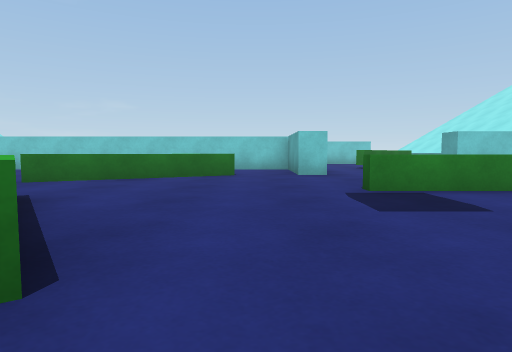
view 1 (above)

16 first-person views from a walk through a scene from a Unity 3-D project. The camera is 0.51 m above the floor, tilts 4° down and sees 75° across. The floor is counted in squares, 1 m on a side. Each view is taken from the middle of a square. On the plan, view 1 faces up. The plan holds only what a view shows up to about 9 squares ahead; the rest is blank. The place goes on beyond the plan. The player is left out.

view 2
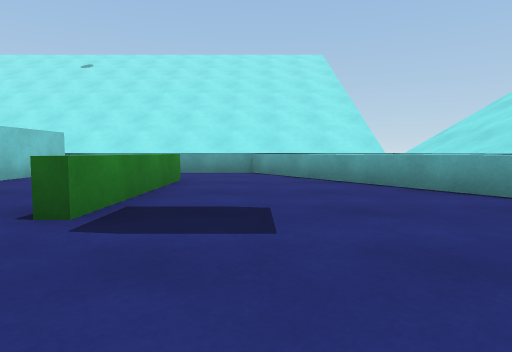

view 3
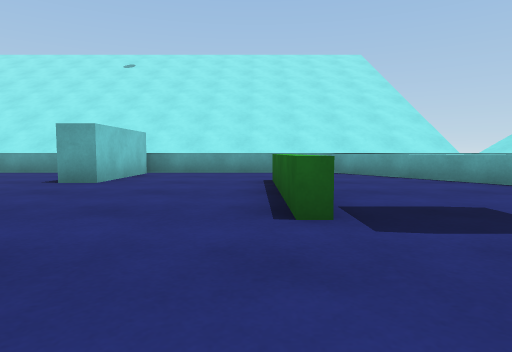

view 4
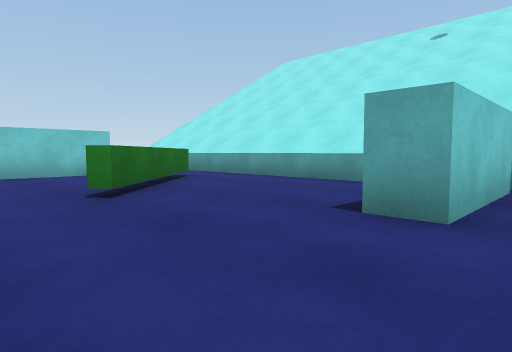

view 5
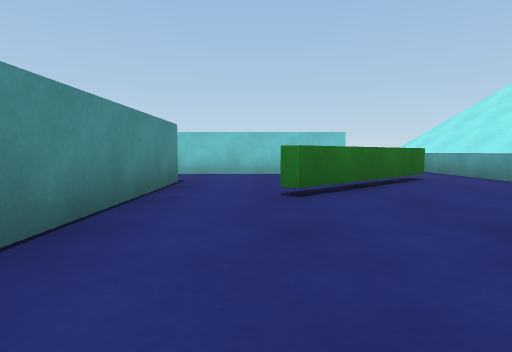

view 6
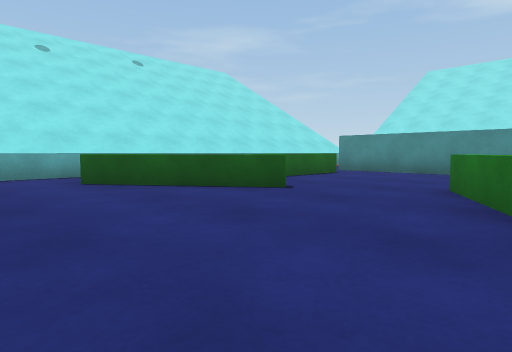

view 7
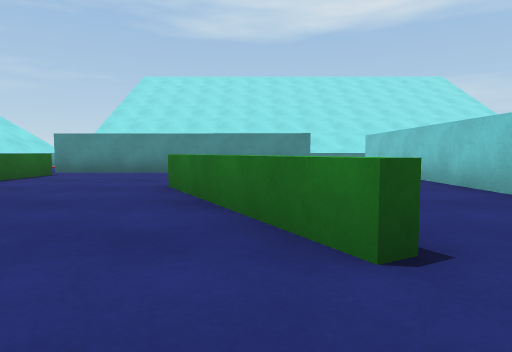

view 8
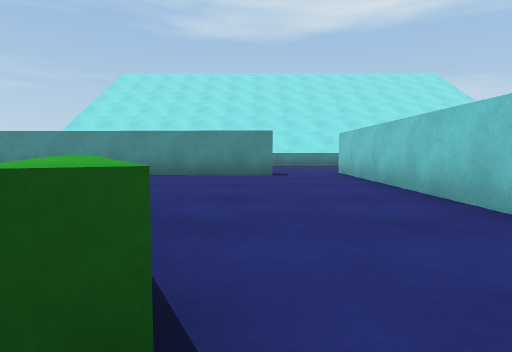

view 9
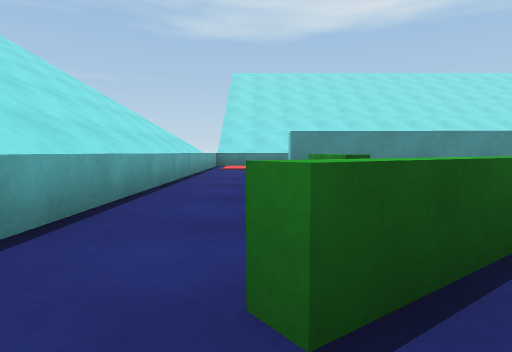

view 10
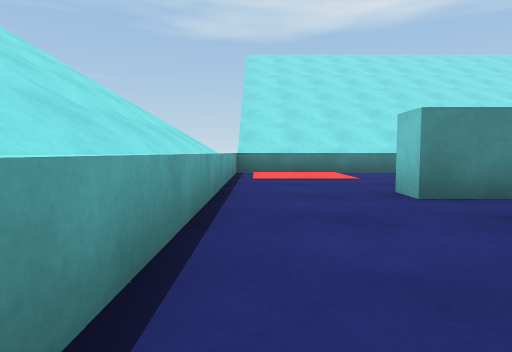

view 11
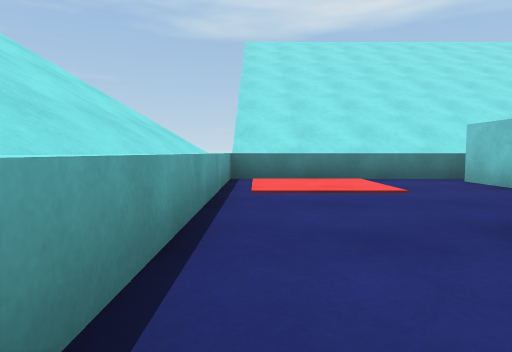

view 12
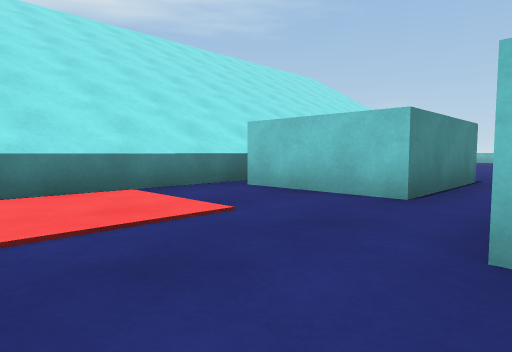

view 13
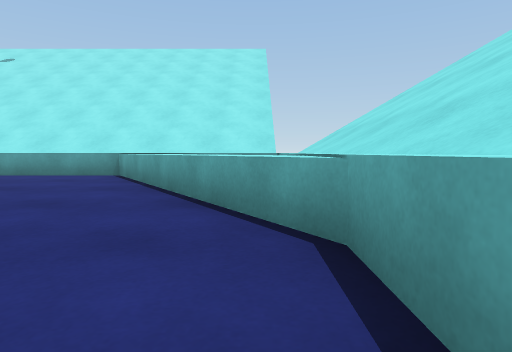

view 14
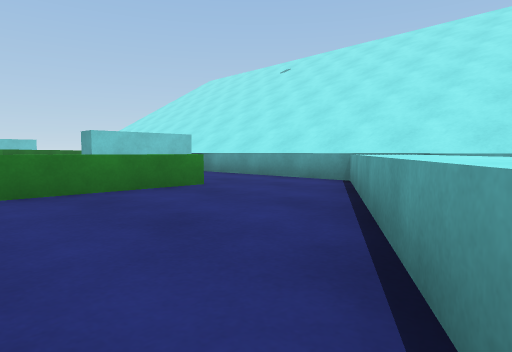

view 15
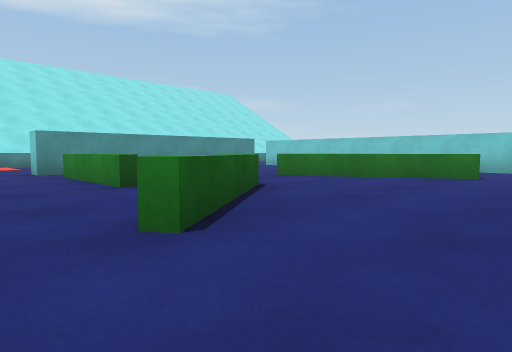

view 16
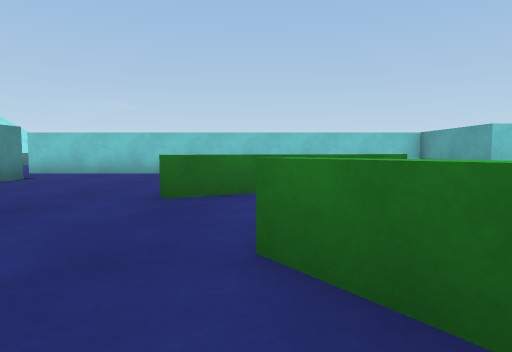

### Floor plan
Key: @ floor where view 1 was taken; # wall or solid block; . main floor; : floor 0.05 m higher than the main floor; = window, fence, low wall or low ledge; ^ raised ledge.
Columns run from 13 left of view 1 to 8 right of it. Each row starts with its distance up from view 1.
 16                      ^
 15               ##### .^
 14               .......^
 13                ...#^.^
 12               #..##..^
 11               #..#...^
 10    ..##########......^
  9    ...........#......
  8    ..#......=.#...###^
  7     .#.....=^........^
  6    #.#...^^ .........^
  5 ^  #.#...............^
  4 ^###.#....=....=.....^
  3 ^....#....==........^^
  2 ^....#.===.^=......^^^
  1 ^::.........=....^^^ ^
  0 ^::..........@..^^^  ^
 -1 ^^^^^^^^^^^^^^^^^^^^^^

Positions as (right, up) in squares from view 1, and headings:
1: (0, 0), facing up
2: (-1, 3), facing right
3: (-1, 5), facing right
4: (2, 7), facing up-right
5: (3, 7), facing up
6: (1, 7), facing down-left
7: (1, 7), facing left
8: (0, 8), facing left
9: (0, 1), facing left
10: (-4, 0), facing left
11: (-6, 0), facing left
12: (-8, 0), facing up-left
13: (0, 0), facing right
14: (2, 0), facing up-right
15: (1, 0), facing up-left
16: (-3, 2), facing up
